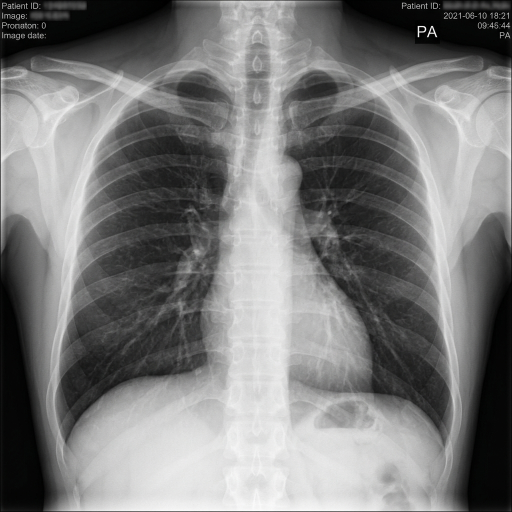
#> input picture frontend/assets/sample_xray.png, 1024 x 1024 px (shown at 1/2 size)
$ python -i preprocessing.py   (imports and definitions only)
#> lines starting #> are read from the running program, lines starting #| are printed output that depends on the picture
#> further down, picture is the input picture: PIL image 1024x1024 RGB; mean R, G, B 122.7, 122.8, 122.6
"""
DRScan Cam — Image Preprocessing Service
Handles image loading, DICOM conversion, resizing, normalization, and quality checks.
"""

import io
import base64
import numpy as np
from PIL import Image, ImageFilter
from pathlib import Path
from typing import Tuple, Optional

from backend.config import IMAGE_SIZE, ALLOWED_EXTENSIONS


# [91 lines left out: functions load_image_from_bytes, _load_dicom, preprocess_for_model, _resize_and_crop, validate_image, not called in this run]


def check_image_quality(image: Image.Image) -> dict:
    """
    Basic image quality assessment.
    Returns dict with quality metrics and pass/fail.
    """
    arr = np.array(image.convert("L"), dtype=np.float32)

    # Brightness (mean luminance)
    brightness = float(np.mean(arr))
#> brightness = 122.8

    # Contrast (standard deviation)
    contrast = float(np.std(arr))
#> contrast = 72.48

    # Blur detection (Laplacian variance)
    from PIL import ImageFilter
    laplacian = image.convert("L").filter(ImageFilter.FIND_EDGES)
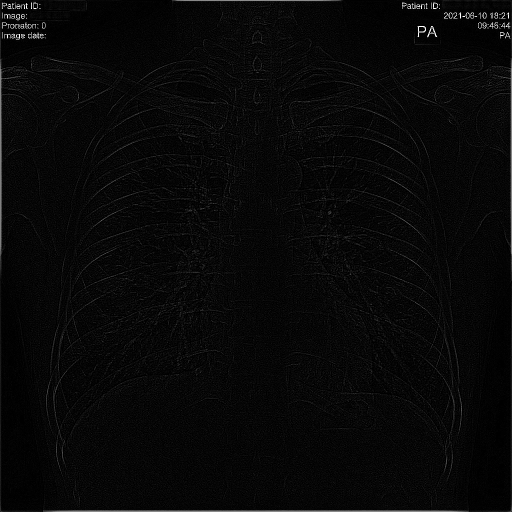
#> laplacian: PIL image 1024x1024 L (shown at 1/2 size); min 0, max 255, mean 8
    sharpness = float(np.var(np.array(laplacian)))
#> sharpness = 381.6

    is_good = brightness > 20 and contrast > 15 and sharpness > 50
#> is_good = True

    return {
        "brightness": round(brightness, 1),
        "contrast": round(contrast, 1),
        "sharpness": round(sharpness, 1),
        "quality": "good" if is_good else "poor",
        "warnings": _get_quality_warnings(brightness, contrast, sharpness),
    }


def _get_quality_warnings(brightness: float, contrast: float, sharpness: float) -> list:
    """Generate quality warning messages."""
    warnings = []
    if brightness < 20:
        warnings.append("Image is very dark — may affect analysis accuracy.")
    elif brightness > 240:
        warnings.append("Image is overexposed — may affect analysis accuracy.")
    if contrast < 15:
        warnings.append("Low contrast detected — results may be less reliable.")
    if sharpness < 50:
        warnings.append("Image appears blurry — consider re-uploading a sharper image.")
    return warnings


# [5 lines left out: function image_to_base64, not called in this run]

>>> from PIL import Image
>>> picture = Image.open('../../frontend/assets/sample_xray.png')
>>> result = check_image_quality(picture)
#> result = {'brightness': 122.8, 'contrast': 72.5, 'sharpness': 381.6, 'quality': 'good', 'warnings': []}
